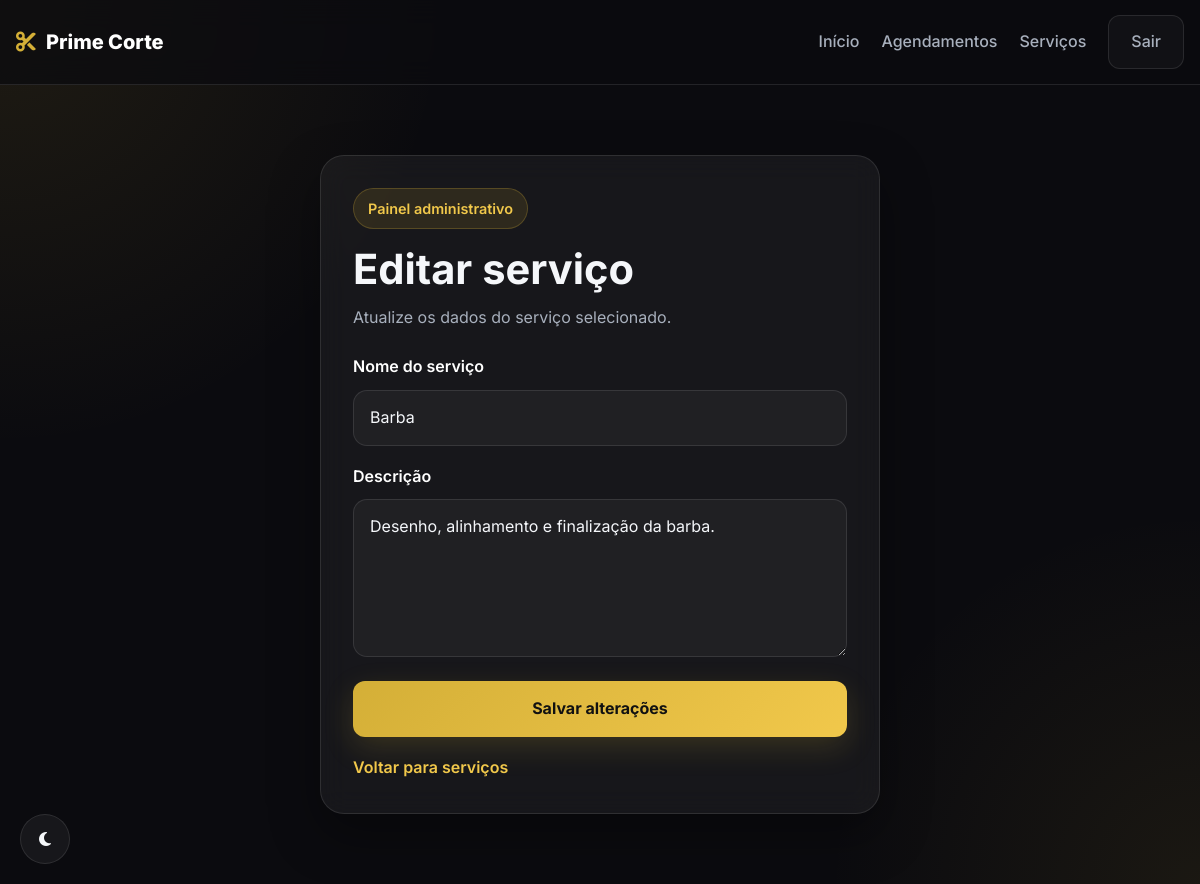
/admin/servicos/editar/3 (signed in), run on an earlier commit of the app's database.
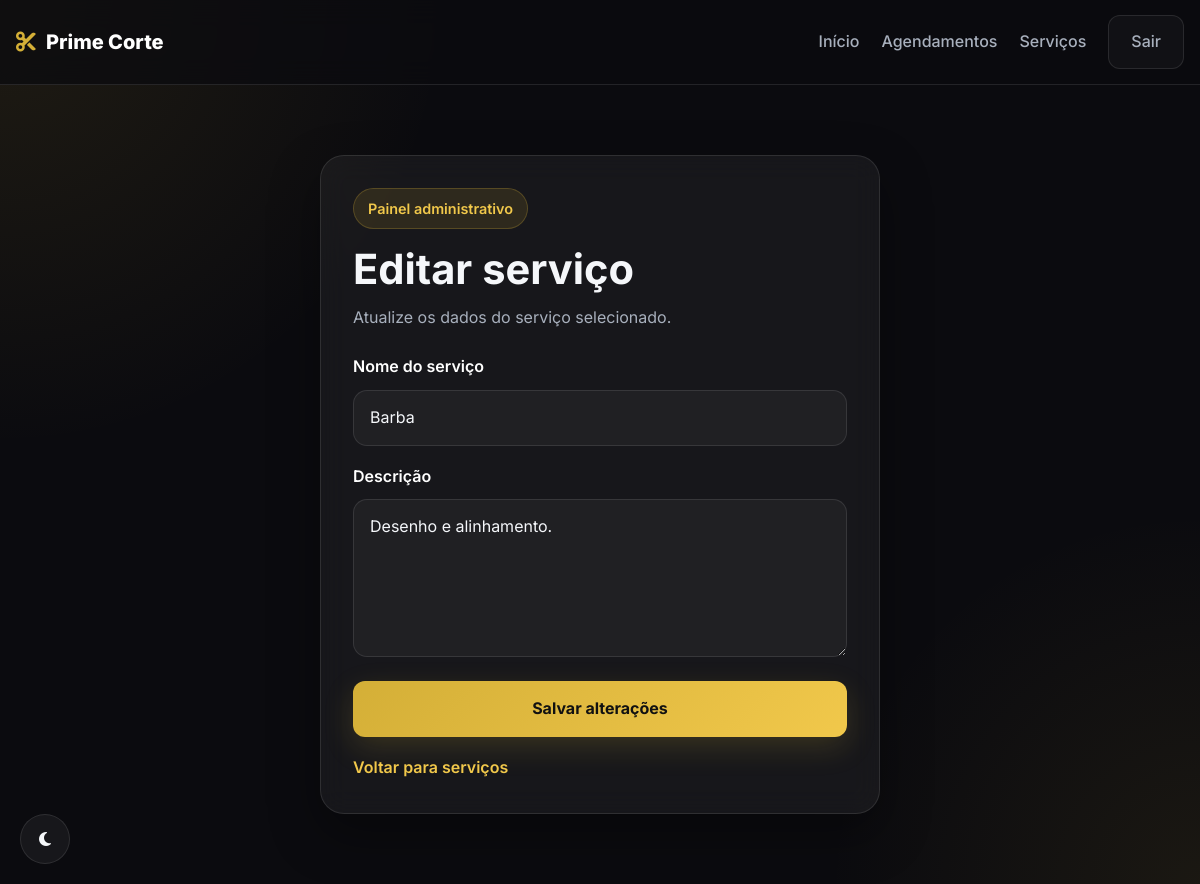
And on a later commit of the database.
### tables this page shows
CREATE TABLE services (
            id INTEGER PRIMARY KEY AUTOINCREMENT,
            nome TEXT NOT NULL UNIQUE,
            descricao TEXT,
            valor REAL NOT NULL DEFAULT 0.0,
            ativo INTEGER NOT NULL DEFAULT 1,
            created_at TIMESTAMP DEFAULT CURRENT_TIMESTAMP
        );

### app.py (the view, shortened to what this page needs)
@app.route("/admin/servicos/editar/<int:id>", methods=["GET", "POST"])
def admin_editar_servico(id):
    if not admin_logado(): return redirect(url_for("login"))
    conn = get_connection(); cursor = conn.cursor()
    cursor.execute("SELECT * FROM services WHERE id = ?", (id,)); servico = cursor.fetchone(); conn.close()
    return render_template("admin/servico_form.html", modo="editar", servico=servico)

### app.py (called while the page is built)
def admin_logado(): return "user_id" in session and session.get("user_tipo") == "admin"

### database.py (called while the page is built)
def get_connection():
    DB_DIR.mkdir(exist_ok=True)
    conn = sqlite3.connect(DB_PATH)
    conn.row_factory = sqlite3.Row
    return conn

### templates/admin/servico_form.html (shortened to what this page needs)
{% extends "base.html" %}
{% block content %}
<header class="header">
    <div class="container nav">
        <div class="logo">
            <i class="fa-solid fa-scissors"></i>
            <span>Prime Corte</span>
        </div>
        <nav class="nav-menu" id="nav-menu">
            <a href="/">Início</a>
            <a href="/admin/agendamentos">Agendamentos</a>
            <a href="/admin/servicos">Serviços</a>
            <a href="/logout" class="btn-nav-outline">Sair</a>
        </nav>
    </div>
</header>
<main class="auth-page">
    <section class="auth-section">
        <div class="container auth-container">
            <div class="auth-card auth-card-wide">
                <div class="auth-header">
                    <span class="section-tag">Painel administrativo</span>
                    {% if modo == "editar" %}
                        <h1>Editar serviço</h1>
                        <p>Atualize os dados do serviço selecionado.</p>
                    {% else %}
                        <h1>Novo serviço</h1>
                        <p>Cadastre um novo serviço para aparecer no agendamento.</p>
                    {% endif %}
                </div>
                <form method="POST" class="auth-form">
                    <div class="input-group">
                        <label for="nome">Nome do serviço</label>
                        <input
                            type="text"
                            id="nome"
                            name="nome"
                            placeholder="Ex.: Corte social"
                            value="{% if servico %}{{ servico.nome }}{% endif %}"
                            required
                        >
                    </div>
                    <div class="input-group">
                        <label for="descricao">Descrição</label>
                        <textarea
                            id="descricao"
                            name="descricao"
                            rows="5"
                            placeholder="Descreva o serviço"
                        >{% if servico and servico.descricao %}{{ servico.descricao }}{% endif %}</textarea>
                    </div>
                    <button type="submit" class="btn-primary auth-submit">
                        {% if modo == "editar" %}
                            Salvar alterações
                        {% else %}
                            Cadastrar serviço
                        {% endif %}
                    </button>
                </form>
                <div class="auth-links">
                    <a href="/admin/servicos">Voltar para serviços</a>
                </div>
            </div>
        </div>
    </section>
</main>
{% endblock %}

What changed in the data, as far as the page shows it:
changed services "Barba": descricao "Desenho, alinhamento e finalização da barba." → "Desenho e alinhamento."
